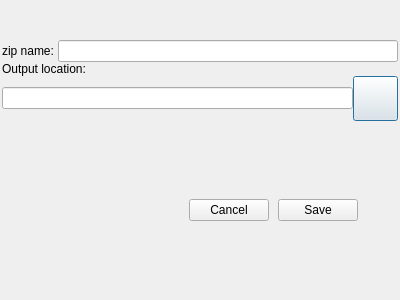
<?xml version="1.0" encoding="UTF-8"?>
<ui version="4.0">
 <class>Dialog</class>
 <widget class="QDialog" name="Dialog">
  <property name="geometry">
   <rect>
    <x>0</x>
    <y>0</y>
    <width>400</width>
    <height>300</height>
   </rect>
  </property>
  <property name="windowTitle">
   <string>Dialog</string>
  </property>
  <layout class="QVBoxLayout" name="verticalLayout" stretch="0,0,0,2,1">
   <property name="spacing">
    <number>0</number>
   </property>
   <property name="leftMargin">
    <number>2</number>
   </property>
   <property name="topMargin">
    <number>0</number>
   </property>
   <property name="rightMargin">
    <number>2</number>
   </property>
   <property name="bottomMargin">
    <number>0</number>
   </property>
   <item>
    <spacer name="verticalSpacer">
     <property name="orientation">
      <enum>Qt::Orientation::Vertical</enum>
     </property>
     <property name="sizeHint" stdset="0">
      <size>
       <width>20</width>
       <height>40</height>
      </size>
     </property>
    </spacer>
   </item>
   <item>
    <layout class="QHBoxLayout" name="horizontalLayout_3">
     <item>
      <widget class="QLabel" name="label_2">
       <property name="text">
        <string>zip name: </string>
       </property>
      </widget>
     </item>
     <item>
      <widget class="QLineEdit" name="zip_name"/>
     </item>
    </layout>
   </item>
   <item>
    <widget class="QLabel" name="label">
     <property name="text">
      <string>Output location:</string>
     </property>
    </widget>
   </item>
   <item>
    <layout class="QHBoxLayout" name="horizontalLayout">
     <item>
      <widget class="QLineEdit" name="localpath">
       <property name="text">
        <string/>
       </property>
       <property name="readOnly">
        <bool>true</bool>
       </property>
      </widget>
     </item>
     <item>
      <widget class="QPushButton" name="local">
       <property name="minimumSize">
        <size>
         <width>45</width>
         <height>45</height>
        </size>
       </property>
       <property name="maximumSize">
        <size>
         <width>45</width>
         <height>45</height>
        </size>
       </property>
       <property name="text">
        <string/>
       </property>
       <property name="icon">
        <iconset>
         <normaloff>assets/fold.png</normaloff>assets/fold.png</iconset>
       </property>
       <property name="iconSize">
        <size>
         <width>35</width>
         <height>35</height>
        </size>
       </property>
      </widget>
     </item>
    </layout>
   </item>
   <item>
    <widget class="QFrame" name="horizontalFrame">
     <property name="minimumSize">
      <size>
       <width>0</width>
       <height>100</height>
      </size>
     </property>
     <layout class="QHBoxLayout" name="horizontalLayout_2" stretch="1,0,0,0">
      <property name="spacing">
       <number>9</number>
      </property>
      <property name="leftMargin">
       <number>0</number>
      </property>
      <property name="topMargin">
       <number>0</number>
      </property>
      <property name="rightMargin">
       <number>0</number>
      </property>
      <property name="bottomMargin">
       <number>0</number>
      </property>
      <item>
       <spacer name="horizontalSpacer">
        <property name="orientation">
         <enum>Qt::Orientation::Horizontal</enum>
        </property>
        <property name="sizeHint" stdset="0">
         <size>
          <width>40</width>
          <height>20</height>
         </size>
        </property>
       </spacer>
      </item>
      <item>
       <widget class="QPushButton" name="cancel">
        <property name="text">
         <string>Cancel</string>
        </property>
       </widget>
      </item>
      <item>
       <widget class="QPushButton" name="save">
        <property name="text">
         <string>Save</string>
        </property>
       </widget>
      </item>
      <item>
       <spacer name="horizontalSpacer_2">
        <property name="orientation">
         <enum>Qt::Orientation::Horizontal</enum>
        </property>
        <property name="sizeHint" stdset="0">
         <size>
          <width>40</width>
          <height>20</height>
         </size>
        </property>
       </spacer>
      </item>
     </layout>
    </widget>
   </item>
  </layout>
 </widget>
 <resources/>
 <connections/>
</ui>
